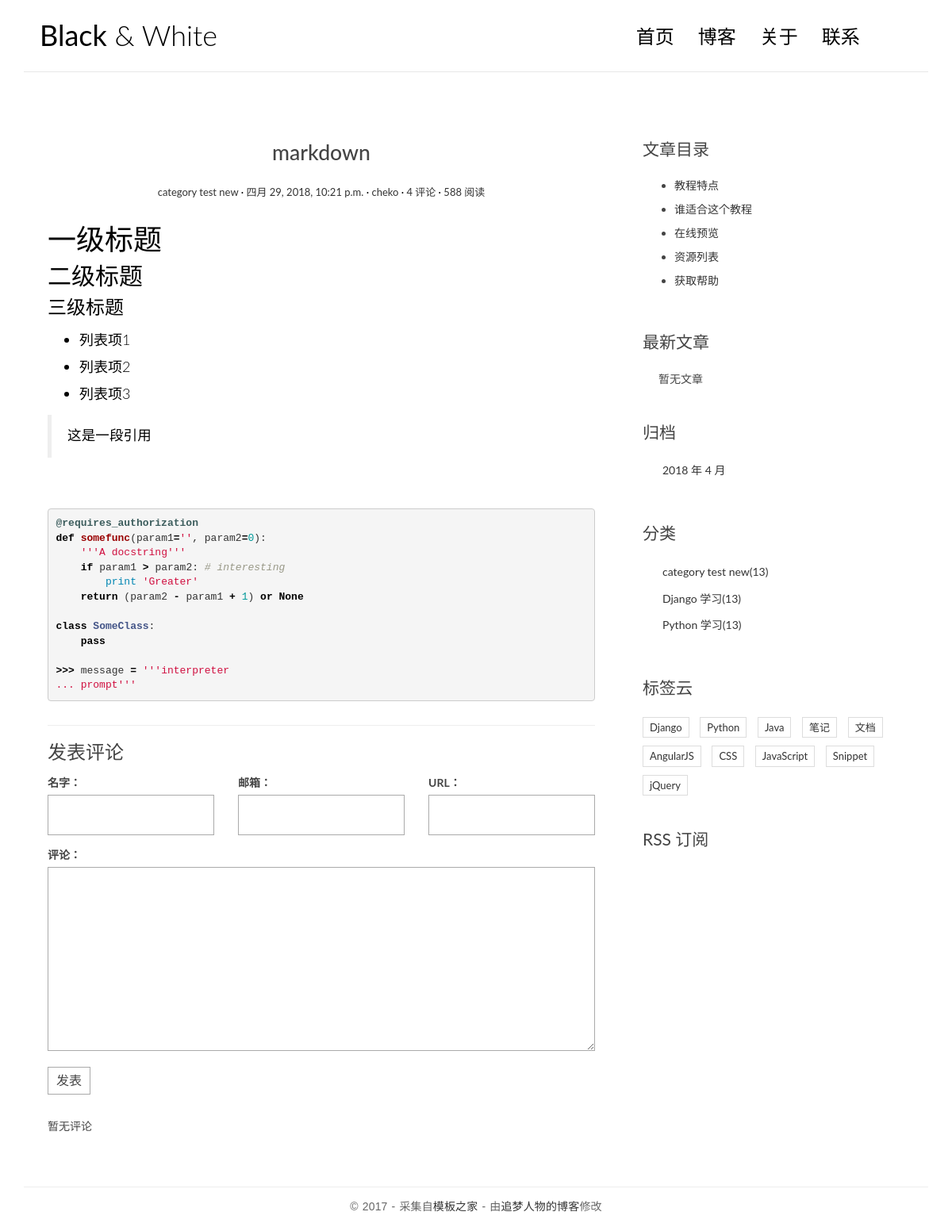
/post/3/, run on an earlier commit of the app's database.
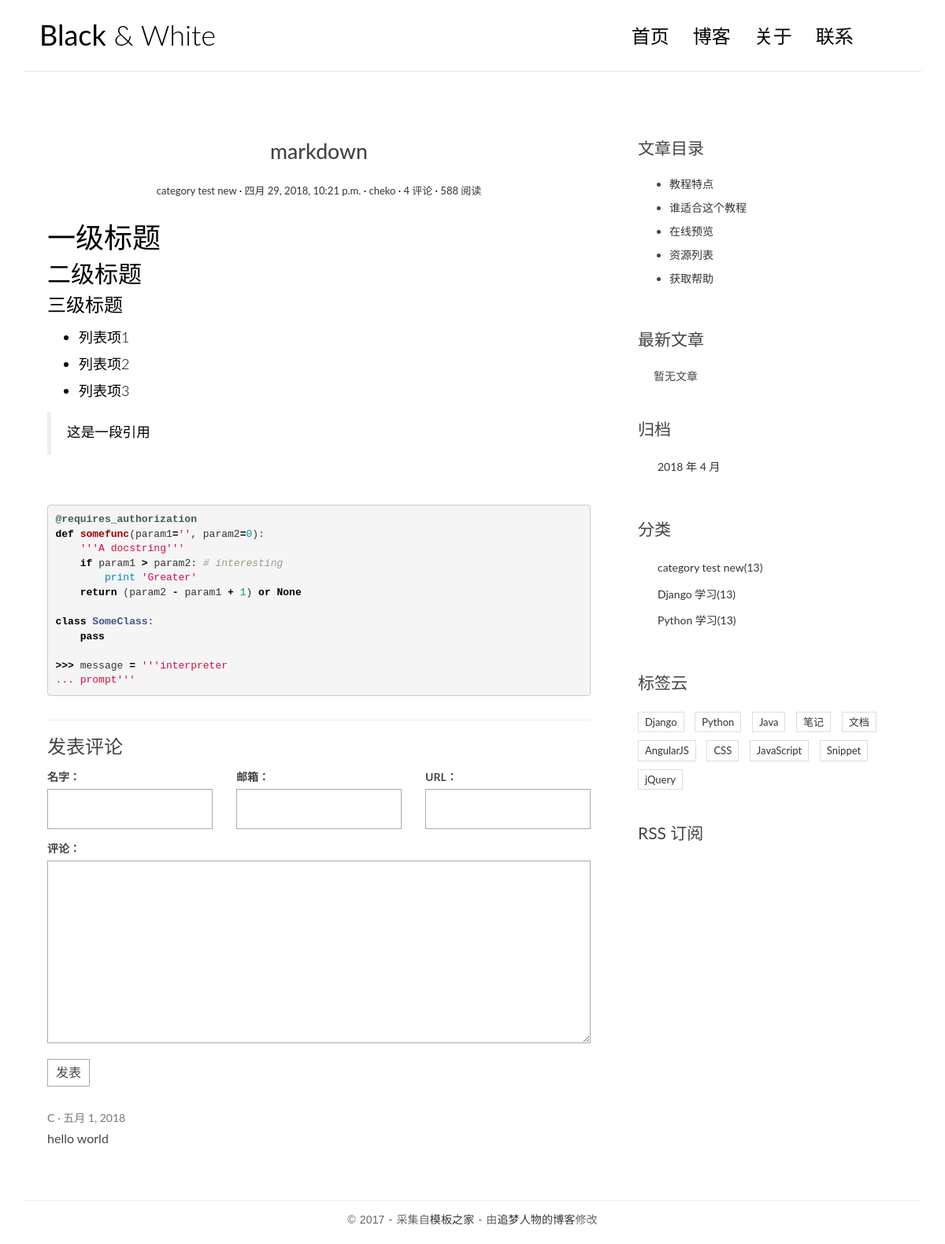
And on a later commit of the database.
### blog/models.py (models this page shows, shortened)
class Category(models.Model):
    name = models.CharField(max_length=100)

### comments/models.py (models this page shows, shortened)
class Comment(models.Model):
    name = models.CharField(max_length=100)
    email = models.EmailField(max_length=255)
    url = models.URLField(blank=True)
    text = models.TextField()
    created_time = models.DateField(auto_now_add=True)
    post = models.ForeignKey('blog.Post')

### blog/views.py (the view)
# urls.py: url(r'^post/(?P<pk>[0-9]+)/$', views.detail, name='detail'),
def detail(request, pk):
    post = get_object_or_404(Post, pk=pk)
    post.body = markdown.markdown(post.body,
                                  extensions=[
                                      'markdown.extensions.extra',
                                      'markdown.extensions.codehilite',
                                      'markdown.extensions.toc',
                                  ])
    form = CommentForm()
    comment_list = post.comment_set.all()
    context = {'post': post,
               'form': form,
               'comment_list': comment_list
               }
    return render(request, 'blog/detail.html', context=context)

### comments/forms.py
class CommentForm(forms.ModelForm):
    class Meta:
        model = Comment  #　表明这个表单对应的数据库模型是Comment类
        fields = ['name', 'email', 'url', 'text'] # fields指定了表单需要显示的字段

### blog/templatetags/blog_tags.py (called while the page is built)
@register.simple_tag
def get_recent_posts(num=5):
    return Post.objects.all().order_by('-created_time')[:num]

@register.simple_tag
def archives():
    return Post.objects.dates('created_time', 'month', order='DESC')

@register.simple_tag
def get_categories():
    return Category.objects.all()

### templates/blog/detail.html (shortened to what this page needs)
{% extends 'base.html' %}
{% block main %}
    <article class="post post-{{ post.pk }}">
        <header class="entry-header">
            <h1 class="entry-title">{{ post.title }}</h1>
            <div class="entry-meta">
                <span class="post-category"><a href="#">{{ post.category.name }}</a></span>
                <span class="post-date"><a href="#"><time class="entry-date"
                                                          datetime="{{ post.created_time }}">{{ post.created_time }}</time></a></span>
                <span class="post-author"><a href="#">{{ post.author }}</a></span>
                <span class="comments-link"><a href="#">4 评论</a></span>
                <span class="views-count"><a href="#">588 阅读</a></span>
            </div>
        </header>
        <div class="entry-content clearfix">
            {{ post.body|safe }}
        </div>
    </article>
    <section class="comment-area" id="comment-area">
        <hr>
        <h3>发表评论</h3>
        <form action="{% url 'comments:post_comment' post.pk %}" method="post" class="comment-form">
            <div class="row">
                <div class="col-md-4">
                    <label for="{{ form.name.id_for_label }}">名字：</label>
                    {{ form.name }}
                </div>
                <div class="col-md-4">
                    <label for="{{ form.email.id_for_label }}">邮箱：</label>
                    {{ form.email }}
                </div>
                <div class="col-md-4">
                    <label for="{{ form.url.id_for_label }}">URL：</label>
                    {{ form.url }}
                </div>
                <div class="col-md-12">
                    <label for="{{ form.text.id_for_label }}">评论：</label>
                    {{ form.text }}
                    <button type="submit" class="comment-btn">发表</button>
                </div>
            </div>
        </form>
        <div class="comment-list-panel">
            <ul class="comment-list list-unstyled">
                {% for comment in comment_list %}
                <li class="comment-item">
                    <span class="nickname">{{ comment.name }}</span>
                    <time class="submit-date" >{{ comment.created_time }}</time>
                    <div class="text">
                        {{ comment.text }}
                    </div>
                </li>
                {% empty %}
                暂无评论
                {% endfor %}
            </ul>
        </div>
    </section>
{% endblock main %}
{% block toc %}
    <div class="widget widget-content">
        <h3 class="widget-title">文章目录</h3>
        <ul>
            <li>
                <a href="#">教程特点</a>
            </li>
            <li>
                <a href="#">谁适合这个教程</a>
            </li>
            <li>
                <a href="#">在线预览</a>
            </li>
            <li>
                <a href="#">资源列表</a>
            </li>
            <li>
                <a href="#">获取帮助</a>
            </li>
        </ul>
    </div>
{% endblock toc %}

### templates/base.html (shortened to what the changed rows need)
{% load staticfiles %}
{% load blog_tags %}
<!DOCTYPE html>
<html>
<head>
    <link rel="stylesheet" href="{% static 'blog/css/bootstrap.min.css' %}">
    <link rel="stylesheet" href="http://code.ionicframework.com/ionicons/2.0.1/css/ionicons.min.css">
    <link rel="stylesheet" href="{% static 'blog/css/pace.css' %}">
    <link rel="stylesheet" href="{% static 'blog/css/custom.css' %}">
    <link rel="stylesheet" href="{% static 'blog/css/highlights/github.css' %}">
</head>
<body>
<div class="container">
    <header id="site-header">
        <div class="row">
            <div class="col-md-4 col-sm-5 col-xs-8">
                <div class="logo">
                    <h1><a href="index.html"><b>Black</b> &amp; White</a></h1>
                </div>
            </div>
        </div>
    </header>
</div>
<div class="content-body">
    <div class="container">
        <div class="row">
            <main class="col-md-8">
                {% block main %}
                {% endblock main %}
            </main>
            <aside class="col-md-4">
                    {% get_recent_posts as recent_post_list %}
                <div class="widget widget-archives">
                    {% archives as date_list %}
                    <ul>
                        {% for date in date_list %}
                        <li>
                            <a href="{% url 'blog:archives' date.year date.month %}">{{ date.year }} 年 {{ date.month }} 月</a>
                        </li>
                        {% empty %}
                        暂无归档
                        {% endfor %}
                    </ul>
                </div>
                <div class="widget widget-category">
                    {% get_categories as category_list %}
                    <ul>
                        {% for category in category_list %}
                        <li>
                            <a href="{% url 'blog:category' category.pk %}">{{ category.name }}<span class="post-count">(13)</span></a>
                        </li>
                       {% empty %}
                       暂无分类
                       {% endfor %}
                    </ul>
                </div>
            </aside>
        </div>
    </div>
</div>
</body>
</html>

What changed in the data, as far as the page shows it:
added Comment: name "C", created_time "五月 1, 2018", text "hello world"
Also different on the page:
text no longer shown: "暂无评论"
